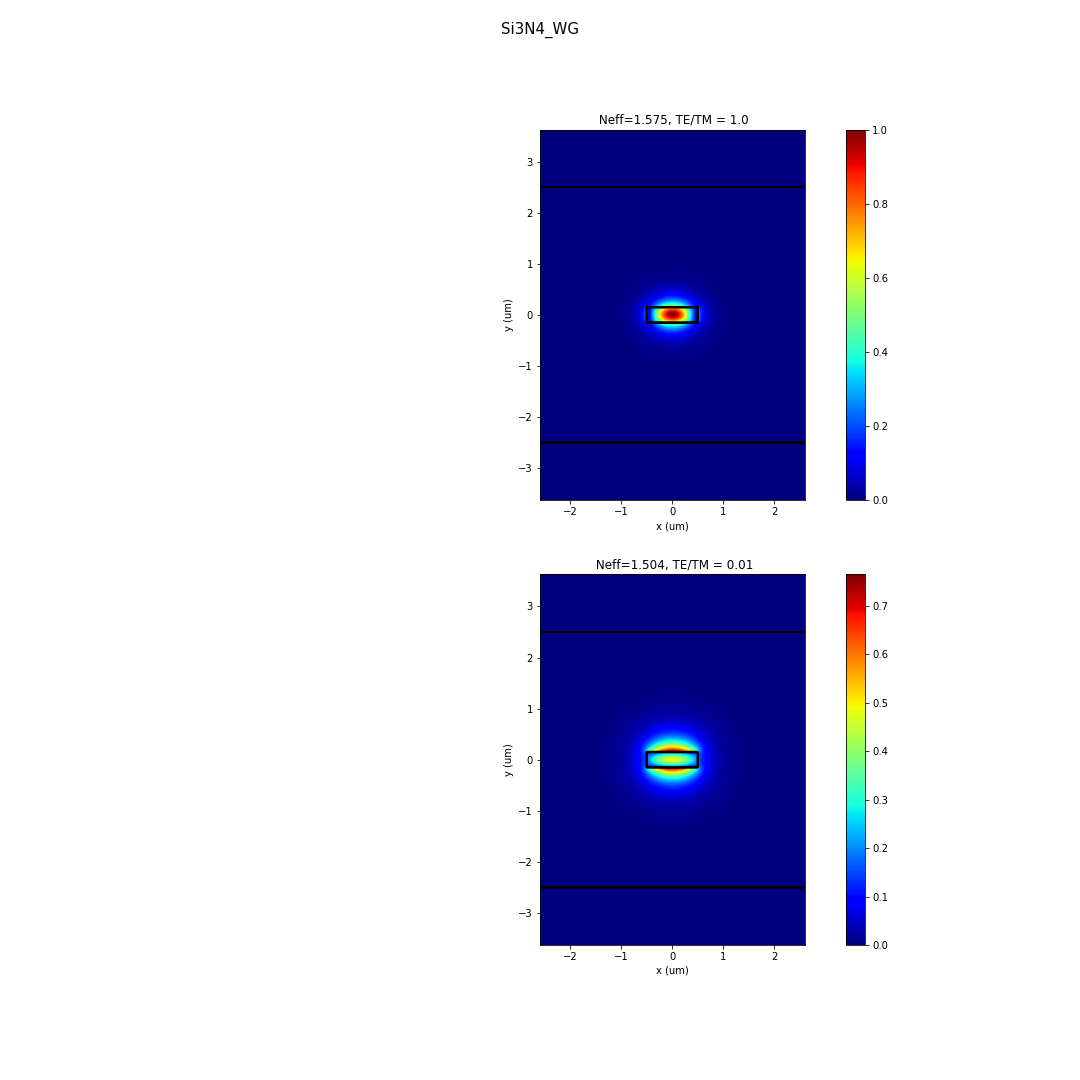

Recreate this plot in Python.
# -*- coding: utf-8 -*-
"""
Created on Mon Feb 27 10:11:37 2023

@author: LUM
"""

import matplotlib.pyplot as plt
import matplotlib.cm as cm
import numpy as np
import imp
bend_radius = [0,30e-6]
loss = np.array(np.zeros(4))
s_count = -1
 




lumapi = imp.load_source("lumapi","C:\\Program Files\\Lumerical\\v231\\api\python\\lumapi.py") 

MODE = lumapi.MODE() 
     
    

    




    

   

    

MODE.addrect(x = 0,y = 0 ,z = 0 , x_span = 10e-6 , y_span = 5e-6)
MODE.set("material","SiO2 (Glass) - Palik")
MODE.set("name","SiO2 sub")
    
MODE.addrect(x = 0,y = 0 ,z = 0 , x_span = 1e-6 , y_span = 0.3e-6)
MODE.set("material","Si3N4 (Silicon Nitride) - Luke")
MODE.set("name","Si3N4")
    
    
  
    
    
    



    
solver = MODE.addfde(x = 0,x_span = 5e-6,y = 0 , y_span = 7e-6)
solver["mesh cells x"]=600
solver["mesh cells y"]=600
solver["wavelength"]=1.55e-6
solver["number of trial modes"]=2
solver["use max index"]=1
    
MODE.set("x min bc","PML")
MODE.set("x max bc","PML")
MODE.set("y min bc","PML")
MODE.set("y max bc","PML")

            
MODE.run()
MODE.mesh()
nmodes = MODE.findmodes()

    
    
fig=plt.figure(figsize=(15,15))
fig.tight_layout()
    
    
for modeN in range(1,int(nmodes+1)): 
        dataStr="FDE::data::mode"+str(modeN)
        TETM=MODE.getdata(dataStr,"TE polarization fraction");
        
        MODE.selectmode(modeN)
        
        
        if(TETM > 0.5):
                s_count = s_count +1
                x=MODE.getdata(dataStr,"x")*1e6
                y=MODE.getdata(dataStr,"y")*1e6
                neff=MODE.getdata(dataStr,"neff");
                
                   
                Ex=MODE.getdata(dataStr,"Ex")
                Ey=MODE.getdata(dataStr,"Ey");
                Ez=MODE.getdata(dataStr,"Ez");
                E2=abs(Ex[:,:,0,0]**2+Ey[:,:,0,0]**2+Ez[:,:,0,0]**2)  
                loss[s_count] = MODE.getdata(dataStr,"loss") 
                
                
                ind = MODE.getdata("FDE::data::material","index_x")
                index = ind[:,:,0,0]
                
                
                
                
                
                
                title="\n\n\n\n Neff=" + str(np.round(np.real(neff[0][0]),3)) +", TE/TM = "  +str(np.round(TETM,2)) 
                plt.subplot(2, 1,1)
                
                plt.imshow(np.transpose(E2), aspect='equal', interpolation='bicubic', cmap=cm.jet, #cmap=cm.RdYlGn
                           origin='lower', extent=[x.min(), x.max(), y.min(), y.max()],
                           vmax=E2.max(), vmin=E2.min())         
                       
                plt.subplot(2,1,1 ).set_title(title)
                plt.colorbar()
                plt.contour(np.transpose(np.sqrt(np.real((index))**2 + np.imag((index))**2)),colors = "k",width = 1, extent = [x.min(),x.max(),y.min(),y.max()])
                plt.xlabel('x (um)')
                plt.ylabel('y (um)')
                
               
        if(TETM < 0.5):
                
                x=MODE.getdata(dataStr,"x")*1e6
                y=MODE.getdata(dataStr,"y")*1e6
                neff=MODE.getdata(dataStr,"neff")
                        
                Ex=MODE.getdata(dataStr,"Ex")
                Ey=MODE.getdata(dataStr,"Ey");
                Ez=MODE.getdata(dataStr,"Ez");
                E2=abs(Ex[:,:,0,0]**2+Ey[:,:,0,0]**2+Ez[:,:,0,0]**2)
                loss[s_count] = MODE.getdata(dataStr,"loss") 
                
                #plt.subplots_adjust(wspace=2,hspace=2)
                ind = MODE.getdata("FDE::data::material","index_x")
                index = ind[:,:,0,0]
                
                
                
                title="\n\n\n\n Neff=" + str(np.round(np.real(neff[0][0]),3)) +", TE/TM = "  +str(np.round(TETM,2)) 
                plt.subplot(2, 1 , 2)
                
                plt.imshow(np.transpose(E2), aspect='equal', interpolation='bicubic', cmap=cm.jet, #cmap=cm.RdYlGn
                           origin='lower', extent=[x.min(), x.max(), y.min(), y.max()],
                           vmax=E2.max(), vmin=E2.min())         
                       
                plt.subplot(2,1,2).set_title(title)
                plt.colorbar()
                plt.contour(np.transpose(np.sqrt(np.real((index))**2 + np.imag((index))**2)),colors = "k",width = 1,extent = [x.min(),x.max(),y.min(),y.max()])
                plt.xlabel('x (um)')
                plt.ylabel('y (um)')
                
                
                
                
               
    
    
plt.suptitle("Si3N4_WG",fontsize=15) # or plt.suptitle('Main title')
plt.savefig("Si3N4_WG")
        
    #MODE.close()
    